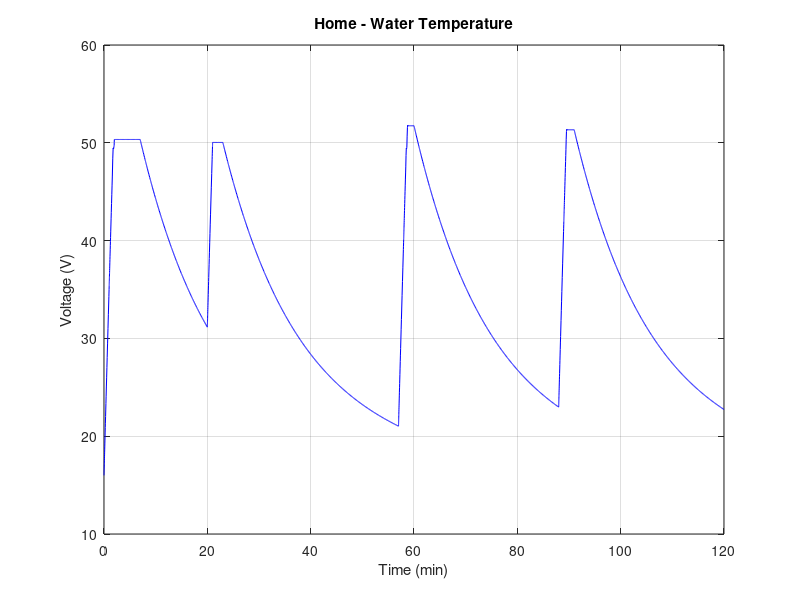
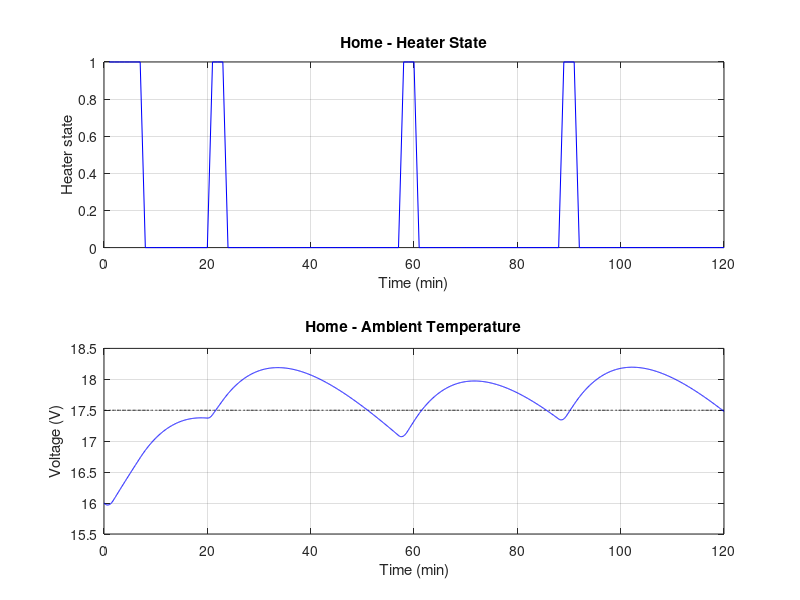

MATLAB code for these plots, in order:
% describe me
clear all;
close all;
pkg load signal;

%%
% Global variables
%%
global T_SIM_MINS = 2*60; % Simulation Time (minutes).
global T_SAMPLE = 1*60; % Sample duration (seconds). Each sample a new input
                          % value will arrive from the controller
min_samples = 3;
ode_options = odeset('RelTol', 1e-2, 
                     'AbsTol', 1e-4,
                     'MaxStep', T_SAMPLE/min_samples);

%%
% Model input signal
%%
function y = si(t)
  y = 17.5;
end

%%
% Model the controller for the home heating system.
% Receives the input signal (target temperature) and home temperature
% Outputs the heating state as 0 (off) or 1 (on).
%%
function ht_en = run_controller(T_target, T_home, t)
  global final_temp = T_target; % keep a global state
  global anticipator_temp = 0;
  
  hysteresis = 0.5;
  anticipator_rate = 0.2;
  
  if (T_home < final_temp)
    ht_en = 1;
    anticipator_temp += anticipator_rate;
    final_temp = T_target + hysteresis - anticipator_temp;
  else
    ht_en = 0;
    anticipator_temp -= anticipator_rate;
    anticipator_temp = max(0, anticipator_temp);
    final_temp = T_target - hysteresis - anticipator_temp;
  endif
end

%%
% Model the home + heating system as a state-space representation
%
% x is in the form [Vw ; Va]
% x_dot is in the form [dVw/dt ; dVa/dt]
% heater_state can be either 0 (off) or 1 (on)
%%
function x_dot = home_ssm(t, x, heater_state)
  Cw = 3;
  Rwa = 300;
  Ca = 30;
  Ra = 350;
  MAX_WATER_TEMP = 50;
  
  I_pow = 1*heater_state;%run_controller(si(t), x(2), t); % input power (normalized)

  A = [-1/(Cw*Rwa) ,         1/(Cw*Rwa);
        1/(Ca*Rwa) , -1*(Ra + Rwa)/(Ca*Ra*Rwa)];
  x_dot = A*x + [1/Cw ; 0]*I_pow;
  
  % If we reached max water temp stop heating
  if ((x(1) >= MAX_WATER_TEMP) && (x_dot(1) > 0))
    x_dot(1) = 0;
  endif
end

x0 = [16; 16];     % Initial Conditions
t0 = 0;
tspan = [0, T_SAMPLE];
t_tot = [];
x_tot = [];
ht_tot = [];
% solve
for i = 1:(T_SIM_MINS*60/T_SAMPLE)
  ht_en = run_controller((si(t0)+rand()-0.5), x0(2), t0);
  [t, x] = ode45(@(t,x) home_ssm(t,x, ht_en), tspan, x0, ode_options);
  x0 = x(end, :);
  t0 = t(end);
  tspan = [t0, t0 + T_SAMPLE];
  t_tot = [t_tot; t];
  x_tot = [x_tot; x];
  ht_tot = [ht_tot; [t0, ht_en]];
endfor

% Plot stuff
Vw = x_tot(:,1);    Va = x_tot(:,2);

figure();
plot(t_tot/60, Vw, 'b-', 'linewidth', 0.75);
grid on;
title('Home - Water Temperature');
xlabel('Time (min)'); ylabel('Voltage (V)');

figure();
subplot(2,1,1);
plot(ht_tot(:,1)/60, ht_tot(:,2), 'b-', 'linewidth', 0.75);
xlabel('Time (min)'); ylabel('Heater state');
grid on;
title('Home - Heater State');
subplot(2,1,2);
plot(t_tot/60, si(t_tot).*ones(1, length(t_tot)), 'k--', 'linewidth', 0.75);
hold on;
plot(t_tot/60, Va, 'b-', 'linewidth', 0.75);
grid on;
title('Home - Ambient Temperature');
xlabel('Time (min)'); ylabel('Voltage (V)');
energy = sum(ht_tot(:,2))
temp_avg = sum(Va) / length(Va)